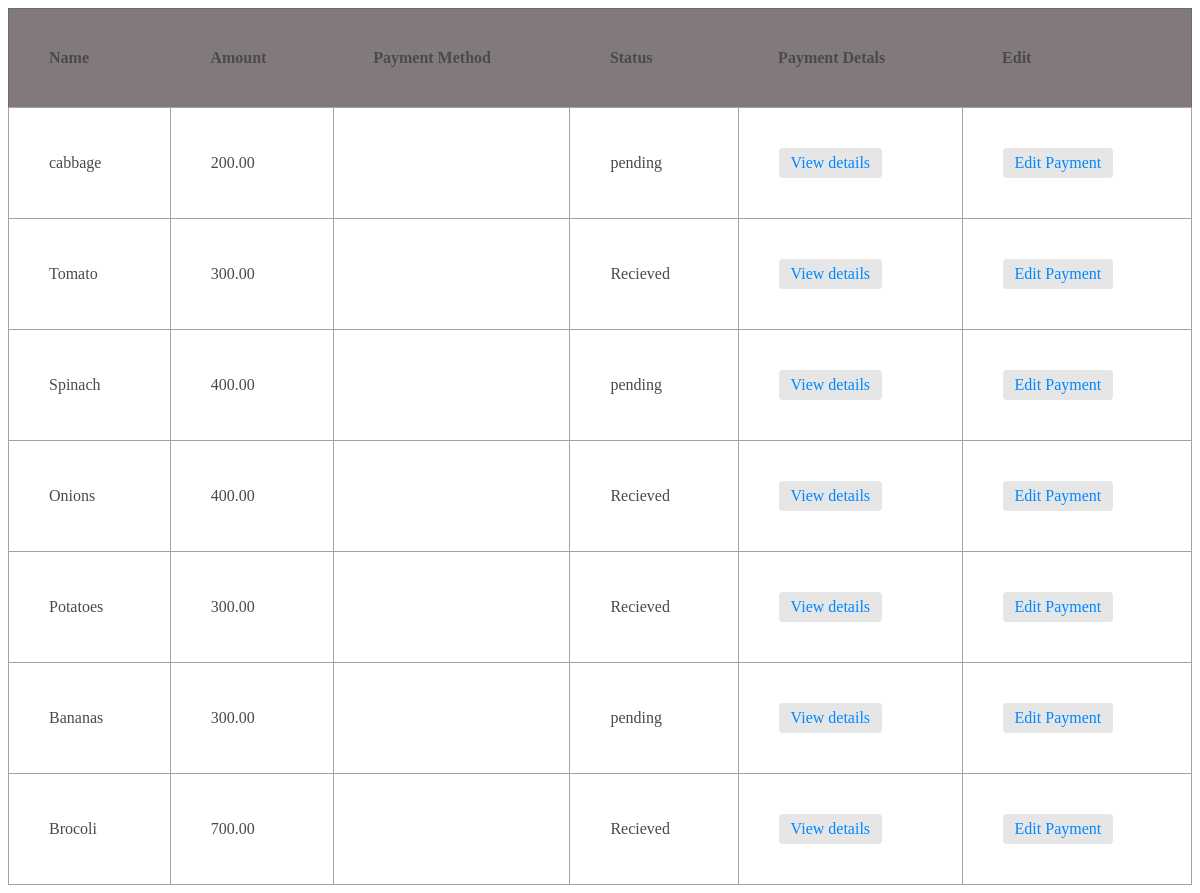
The page /payment/payment/list on the database its author committed.
### payment/models.py (models this page shows, shortened)
class Pay(models.Model):
    name = models.CharField (max_length=32)
    amount= models.DecimalField(max_digits=6,decimal_places=2)
    Payment_method = models.CharField (max_length=32)
    status = models.CharField (max_length=32)
    date_created = models.DateTimeField(auto_now_add=True)
    date_updated = models.DateTimeField(auto_now=True)

### payment/views.py (the view)
# urls.py: path("payment/list",payment_list,name="payment_list_view"),
def payment_list(request):
    payment = Pay.objects.all()
    return render (request, "payment/payment_list.html", {"payments":payment})

### templates/payment/payment_list.html (shortened to what this page needs)
<!DOCTYPE html>
<html lang="en">
<head>
    {% load static %}
    <link rel="stylesheet" href="{% static 'inventory/product_list.css' %}">
</head>
<body>
     <table >
        <thead >
            <tr>
                <th >Name</th>
                <th >Amount</th>
                <th >Payment Method</th>
                <th >Status</th>
                <th>Payment Detals</th>
                <th>Edit</th>
            </tr>
        </thead>
        <tbody>
            {% for payment in payments %}
            <tr>
                <td >{{ payment.name }}</td>
                <td >{{ payment.amount }}</td>
                <td >{{ payment.Payment_Method}}</td>
                <td >{{ payment.status }}</td>
                <td>
                    <a href="{% url 'payment_detail_view' id=payment.id %}">View details</a>
                </td>
                <td>
                    <a href="{% url 'payment_edit_view' id=payment.id %}">Edit Payment</a>
                </td>
            </tr>
            {%endfor%}
        </tbody>
    </table>
</body>
</html>

### inventory/static/inventory/product_list.css (style rules this page uses)
table { width: 100%; border-collapse: collapse; border: 1px solid #6B6B6B; color: #4A4A4A; }
th { background-color: #827a7a; padding: 12px; text-align: left; font-weight: bold; padding: 40px; }
td { padding: 10px; border: 1px solid #A2A2A2; padding: 40px; }
td a { display: inline-block; padding: 6px 12px; text-align: center; text-decoration: none; color: #0088FF; border-radius: 4px; background-color: #E6E6E6; transition: background-color 0.2s ease; }

### rows shown on the page
Pay: name "cabbage", amount "200.00", status "pending"
Pay: name "Tomato", amount "300.00", status "Recieved"
Pay: name "Spinach", amount "400.00", status "pending"
Pay: name "Onions", amount "400.00", status "Recieved"
Pay: name "Potatoes", amount "300.00", status "Recieved"
Pay: name "Bananas", amount "300.00", status "pending"
Pay: name "Brocoli", amount "700.00", status "Recieved"
